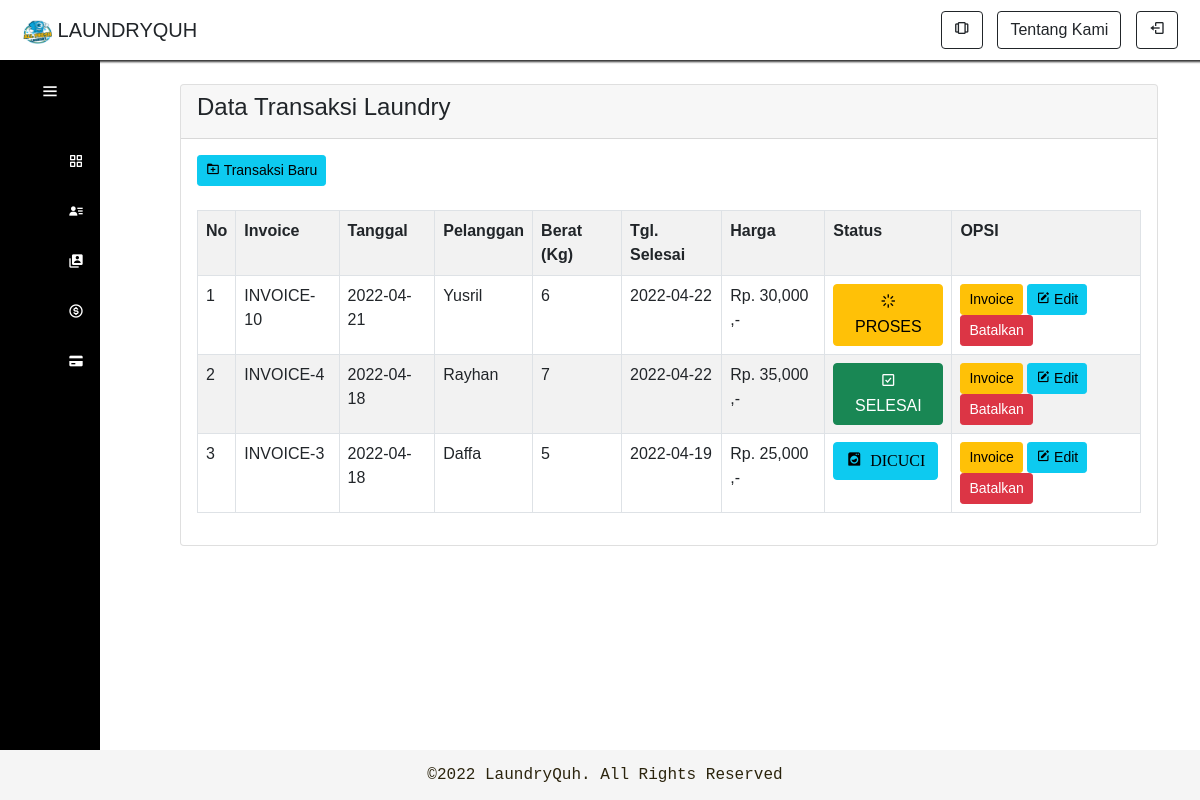
The app's page /transaksi.php (signed in) with its own data.
### tables this page shows
CREATE TABLE `pelanggan` (
  `pelanggan_id` int(11) NOT NULL,
  `pelanggan_nama` varchar(255) NOT NULL,
  `pelanggan_hp` varchar(20) NOT NULL,
  `pelanggan_alamat` text NOT NULL
);

CREATE TABLE `transaksi` (
  `transaksi_id` int(11) NOT NULL,
  `transaksi_tgl` date NOT NULL,
  `transaksi_pelanggan` int(11) NOT NULL,
  `transaksi_harga` int(11) NOT NULL,
  `transaksi_berat` int(11) NOT NULL,
  `transaksi_tgl_selesai` date NOT NULL,
  `transaksi_status` int(11) NOT NULL
);

### functions/user.php (called while the page is built, shortened)
<?php
    function escape ($data){
        global $konek;
        return mysqli_real_escape_string($konek, $data);
    }
    function cek_status ($nama){
    global $konek;
    $nama = escape($nama);
    $query = "SELECT role FROM users WHERE username ='$nama'";
    $result = mysqli_query($konek, $query);
    $status = mysqli_fetch_assoc($result)['role'];
    if($status == 1) return true;
    else return false;
    }
?>

### transaksi.php (the view, shortened to what this page needs)
<!doctype html>
<html lang="en">
  <head>
    <link href="https://cdn.jsdelivr.net/npm/bootstrap@5.0.2/dist/css/bootstrap.min.css" rel="stylesheet">
    <link href='https://unpkg.com/boxicons@2.1.2/css/boxicons.min.css' rel='stylesheet'>
  </head>
  <body>
  <nav class="navbar navbar-expand-lg">
      <div class="container-fluid">
        <span class="navbar-brand" >
        <img src="img\logo.png" alt="" width="30" height="24"> <a href="index.php" class="link-dark" style="text-decoration: none"> LAUNDRYQUH </a>
        </span>
        <div class="nav justify-content-end" id="navbarNav">
        <ul class="navbar-nav ">
          <form class="d-flex">
            <li>
            <?php if(cek_status($_SESSION['user']))
                echo "<li class='nav-item'>
                <a class='btn btn-outline-dark' name='pengelolaan' aria-current='page' href='kelola.php'><i class='bx bx-carousel'></i></a>
              </li>"
              ?>
            </li>
            <li class="nav-item">
              <a class="btn btn-outline-dark" name="about" href="aboutus.php">Tentang Kami</a>
            </li>
            <li class="nav-item">
              <a class="btn btn-outline-dark" name="logout" href="logout.php"><i class='bx bx-log-out'></i> </a>
            </li>
            </form>
          </ul>
        </div>
      </div>
    </nav>
    <div class="sidebar ">
      <div class="logo_content">
        <i class='bx bx-menu' id="btn"></i>
      </div>
      <ul class="nav_list">
        <li>
          <a href="kelola.php">
          <i class='bx bx-grid-alt' ></i>
          </a>
        </li>
        <li>
          <a href="pelanggan.php">
          <i class='bx bxs-user-detail'></i>
          </a>
        </li>
        <li>
          <a href="laporan.php">
          <i class='bx bxs-user-account' ></i>
          </a>
        </li>
        <li>
          <a href="harga.php">
          <i class='bx bx-dollar-circle' ></i>
          </a>
        </li>
        <li>
          <a href="transaksi.php">
          <i class='bx bxs-credit-card' ></i>
          </a>
        </li>
      </ul>
    </div>
    <br>
    <div class="container col-md-12">
    <div class="card">
      <div class="card-header">
      <h4>Data Transaksi Laundry</h4>
      </div>
      <div class="card-body">
      <div class="panel">
        <div class="panel-body">
            <a href="transaksi_tambah.php" class="btn btn-sm btn-info pull-right"><i class='bx bx-folder-plus'></i> Transaksi Baru</a>
            <br/>
            <br/>
            <table class="table table-bordered table-striped">
                <tr>
                    <th width="1%">No</th>
                    <th>Invoice</th>
                    <th>Tanggal</th>
                    <th>Pelanggan</th>
                    <th>Berat (Kg)</th>
                    <th>Tgl. Selesai</th>
                    <th>Harga</th>
                    <th>Status</th>
                    <th width="20%">OPSI</th>
                </tr>
                <?php
                require_once "functions/db.php";
                $data = mysqli_query($konek,"select * from pelanggan,transaksi where transaksi_pelanggan=pelanggan_id order by transaksi_id desc");
                $no = 1;
                while($d=mysqli_fetch_array($data)){
                    ?>
                    <tr>
                        <td><?php echo $no++; ?></td>
                        <td>INVOICE-<?php echo $d['transaksi_id']; ?></td>
                        <td><?php echo $d['transaksi_tgl']; ?></td>
                        <td><?php echo $d['pelanggan_nama']; ?></td>
                        <td><?php echo $d['transaksi_berat']; ?></td>
                        <td><?php echo $d['transaksi_tgl_selesai']; ?></td>
                        <td><?php echo "Rp. ".number_format($d['transaksi_harga']) ." ,-"; ?></td>
                        <td>
                            <?php
                                if($d['transaksi_status']=="0"){
                                    echo "<div class='btn btn-warning'><i class='bx bx-loader'></i> PROSES</div>";
                                }else if($d['transaksi_status']=="1"){
                                    echo "<div class='btn btn-info'><i class='bx bxs-washer'> DICUCI</i></div>";
                                }else if($d['transaksi_status']=="2"){
                                    echo "<div class='btn btn-success'><i class='bx bx-check-square'></i> SELESAI</div>";
                                }
                                ?>
                        </td>
                        <td>
                            <a href="transaksi_invoice.php?id=<?php echo $d['transaksi_id']; ?>" target="_blank" class="btn btn-sm btn-warning">Invoice</a>
                            <a href="transaksi_edit.php?id=<?php echo $d['transaksi_id']; ?>" class="btn btn-sm btn-info"><i class='bx bxs-edit'></i> Edit</a>
                            <a href="transaksi_hapus.php?id=<?php echo $d['transaksi_id']; ?>" class="btn btn-sm btn-danger">Batalkan</a>
                        </td>
                    </tr>
                    <?php
                }
                ?>
            </table>
        </div>
    </div>
      </div>
    </div>
    </div>
  </body>
  <?php require_once "view/footer.php"; ?>
</html>

### transaksi.php (style rules this page uses)
* { margin: 0; padding: 0; box-sizing: border-box; font-family: "poppins", sans-serif; }
body { position: relative; min-height: 100vh; width: 100%; overflow: auto; }
.sidebar { position: fixed; height: 100%; width: 100px; background-color: #000; padding: 6px 14px; transition: all 0.5s ease; }
.sidebar #btn { position: absolute; color: #fff; left: 50%; top: 6px; font-size: 20px; height: 50px; width: 50px; text-align: center; line-height: 50px; transform: translateX(-50%); }
.sidebar ul { margin-top: 20px; }
.sidebar ul li { position: relative; height: 50px; width: 100%; margin: 0 5px; list-style: none; line-height: 50px; }
.sidebar ul li a { color: #fff; display: flex; align-items: center; text-decoration: none; transition: all 0,4 ease; border-radius: 12px; white-space: nowrap; }
.sidebar ul li a i { height: 50px; min-width: 50px; border-radius:12px; line-height: 50px; text-align: center; }
.navbar-expand-lg { box-shadow: 2px 2px 2px rgba(0,0,0,0.8); padding: 10px; border: 1px dashed dark; }
.container { padding-left: 150px; }

### records on screen
pelanggan: transaksi.transaksi_id "10", transaksi.transaksi_tgl "2022-04-21", pelanggan_nama "Yusril", transaksi.transaksi_berat "6", transaksi.transaksi_tgl_selesai "2022-04-22", transaksi.transaksi_harga "30,000", shows "PROSES"
pelanggan: transaksi.transaksi_id "4", transaksi.transaksi_tgl "2022-04-18", pelanggan_nama "Rayhan", transaksi.transaksi_berat "7", transaksi.transaksi_tgl_selesai "2022-04-22", transaksi.transaksi_harga "35,000", shows "SELESAI"
pelanggan: transaksi.transaksi_id "3", transaksi.transaksi_tgl "2022-04-18", pelanggan_nama "Daffa", transaksi.transaksi_berat "5", transaksi.transaksi_tgl_selesai "2022-04-19", transaksi.transaksi_harga "25,000", shows "DICUCI"
